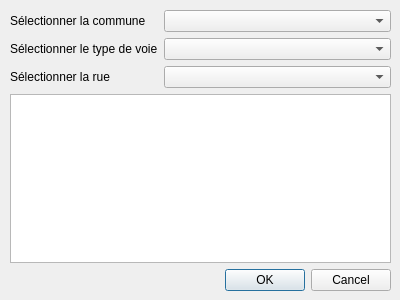
<?xml version="1.0" encoding="UTF-8"?>
<ui version="4.0">
 <class>CcpaSpancAdresseSelectDlg</class>
 <widget class="QDialog" name="CcpaSpancAdresseSelectDlg">
  <property name="geometry">
   <rect>
    <x>0</x>
    <y>0</y>
    <width>400</width>
    <height>300</height>
   </rect>
  </property>
  <property name="windowTitle">
   <string>Dialog</string>
  </property>
  <widget class="QWidget" name="verticalLayoutWidget">
   <property name="geometry">
    <rect>
     <x>10</x>
     <y>10</y>
     <width>381</width>
     <height>281</height>
    </rect>
   </property>
   <layout class="QVBoxLayout" name="verticalLayout">
    <item>
     <layout class="QFormLayout" name="formLayout">
      <item row="0" column="0">
       <widget class="QLabel" name="communeLabel">
        <property name="text">
         <string>Sélectionner la commune</string>
        </property>
       </widget>
      </item>
      <item row="0" column="1">
       <widget class="CcpaSpancCombo" name="commune"/>
      </item>
      <item row="1" column="0">
       <widget class="QLabel" name="typeRue_label">
        <property name="text">
         <string>Sélectionner le type de voie</string>
        </property>
       </widget>
      </item>
      <item row="1" column="1">
       <widget class="CcpaSpancCombo" name="typeRue"/>
      </item>
      <item row="2" column="0">
       <widget class="QLabel" name="sLectionnerLaRueLabel">
        <property name="text">
         <string>Sélectionner la rue</string>
        </property>
       </widget>
      </item>
      <item row="2" column="1">
       <widget class="CcpaSpancCombo" name="rue"/>
      </item>
     </layout>
    </item>
    <item>
     <widget class="QTableView" name="tableView">
      <property name="selectionMode">
       <enum>QAbstractItemView::SingleSelection</enum>
      </property>
      <property name="selectionBehavior">
       <enum>QAbstractItemView::SelectRows</enum>
      </property>
      <property name="sortingEnabled">
       <bool>true</bool>
      </property>
     </widget>
    </item>
    <item>
     <widget class="QDialogButtonBox" name="buttonBox">
      <property name="orientation">
       <enum>Qt::Horizontal</enum>
      </property>
      <property name="standardButtons">
       <set>QDialogButtonBox::Cancel|QDialogButtonBox::Ok</set>
      </property>
     </widget>
    </item>
   </layout>
  </widget>
 </widget>
 <customwidgets>
  <customwidget>
   <class>CcpaSpancCombo</class>
   <extends>QComboBox</extends>
   <header>ccpaspanccombo.h</header>
  </customwidget>
 </customwidgets>
 <resources/>
 <connections>
  <connection>
   <sender>buttonBox</sender>
   <signal>accepted()</signal>
   <receiver>CcpaSpancAdresseSelectDlg</receiver>
   <slot>accept()</slot>
   <hints>
    <hint type="sourcelabel">
     <x>248</x>
     <y>254</y>
    </hint>
    <hint type="destinationlabel">
     <x>157</x>
     <y>274</y>
    </hint>
   </hints>
  </connection>
  <connection>
   <sender>buttonBox</sender>
   <signal>rejected()</signal>
   <receiver>CcpaSpancAdresseSelectDlg</receiver>
   <slot>reject()</slot>
   <hints>
    <hint type="sourcelabel">
     <x>316</x>
     <y>260</y>
    </hint>
    <hint type="destinationlabel">
     <x>286</x>
     <y>274</y>
    </hint>
   </hints>
  </connection>
 </connections>
</ui>
